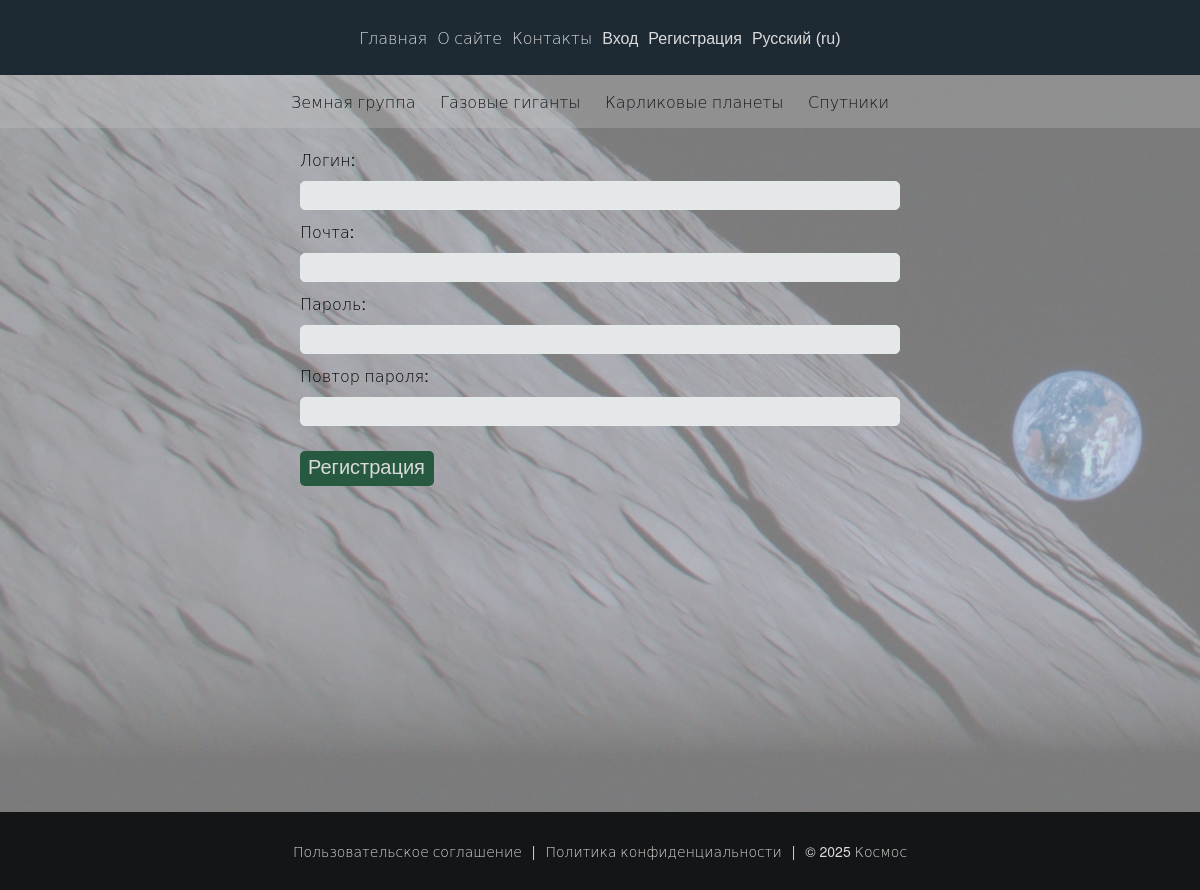
/users/registration/, run on the app's committed database.
### base/models.py (models this page shows, shortened)
class Category(models.Model):
    cat_name = models.CharField(max_length=100, db_index=True, verbose_name=_('Category'))
    cat_slug = models.SlugField(max_length=255, unique=True, db_index=True)
    objects = models.Manager()
    class Meta:
        verbose_name = _('category')
        verbose_name_plural = _('Categories')
    def get_absolute_url(self):
        return reverse('category', kwargs={'cat_slug': self.cat_slug})

### users/views.py (the view)
# urls.py: path('registration/', views.UserRegistration.as_view(), name='registration'),
class UserRegistration(CreateView):
    form_class = UserRegisterForm
    template_name = 'users/registration.html'
    extra_context = {'title': _('Registration'), 'page_header': _('Registration')}
    success_url = reverse_lazy('users:login')

### users/forms.py (shortened to what this page needs)
class UserRegisterForm(UserCreationForm):
    username = forms.CharField(label=_('Login: '), widget=forms.TextInput())
    email = forms.CharField(label=_('E-mail: '), widget=forms.EmailInput())
    password1 = forms.CharField(label=_('Password: '), widget=forms.PasswordInput())
    password2 = forms.CharField(label=_('Password retry: '), widget=forms.PasswordInput())
    class Meta:
        model = get_user_model()
        fields = ['username', 'email', 'password1', 'password2']

### base/templatetags/base_tags.py (called while the page is built)
@register.inclusion_tag('base/category.html')
def get_category(selected=0):
    category = Category.objects.all()
    return {'category': category, 'selected': selected}

### users/templates/users/registration.html (shortened to what this page needs)
{% extends 'base.html' %}
{% load i18n %}
{% block content %}
<div class="form-shell">
    <form method="POST">
        {% for i in form %}
        <label class="label-form" for="{{i.id_for_label}}">{{i.label}}</label>{{i}}
        {% endfor %}
        <section class="button-wrapper">
            <button class="button" type="submit">{% trans 'Registration' %}</button>
        </section>
    </form>
</div>
{% endblock %}

### base/templates/base/category.html
<section>
    {% for i in category %}
    {% if i.id == selected %}
    <a class="link-dark">{{ i.cat_name }}</a>
    {% else %}
    <a class="link-dark" href="{{ i.get_absolute_url }}">{{ i.cat_name }}</a>
    {% endif %}
    {% endfor %}
</section>

### base/static/base/css/styles.css (style rules this page uses)
* { margin: 0; padding: 0; text-decoration: none; outline: none; box-sizing: border-box; appearance: none; }
:root { --background-color: #141517; --dark-color: #141517; --white-color: #dbdbdb; --head-color: #1d2933; --content-color: rgba(204, 204, 204, 0.6); --footer-color: #141517; --font-size-head: 16px; --font-size-content: 18px; --font-size-footer: 14px; --font-size-large: 1.8em; --font-size-medium: 1.5em; --font-size-small: 1.2em; --font-size-mini: 0.9em; --margin-large: 30px; --margin-medium: 25px; --margin-small: 20px; --margin-mini: 15px; --padding-large: 29px; --padding-medium: 26px; --padding-small: 20px; --padding-mini: 15px; --max-width-content: 1000px; --max-width-form: 800px; --max-width-image: 350px; --width: 100%; }
html, body { height: 100%; font-family: 'Helvetica Neue', 'DejaVu Sans Light', sans-serif; background: var(--background-color) url('../images/background_image.webp') no-repeat center top; background-size: cover; }
#page { display: flex; flex-direction: column; min-height: 100vh; }
.form-shell { max-width: var(--max-width-form); width: var(--width); }
.button-wrapper { display: flex; justify-content: flex-start; margin-top: var(--margin-medium); }
.link-dark { color: var(--dark-color); padding-right: var(--padding-small); transition: background-color 0.3s, color 0.3s; cursor: pointer; }
.button { background: #275940; padding: 5px 9px 7px 8px; font-size: 20px; color: #dbdbdb; border: none; border-radius: 5px; transition: background-color 0.3s, color 0.3s; cursor: pointer; }
.label-form { display: flex; padding: 10px 0; }
input[type="text"], input[type="email"], input[type="password"], textarea { width: 100%; padding: 6px; border: 1px solid #e6e9ea; border-radius: 5px; background-color: #e5e8e9; color: #141517; }
@media screen and (max-width: 1300px) { .form-shell { max-width: 600px; } }

### data on the page
Category: cat_name "Земная группа"
Category: cat_name "Газовые гиганты"
Category: cat_name "Карликовые планеты"
Category: cat_name "Спутники"

### other printed values
{{ i.label }} "Логин:" "Почта:" "Пароль:" "Повтор пароля:"
form field language "Русский (ru)"
